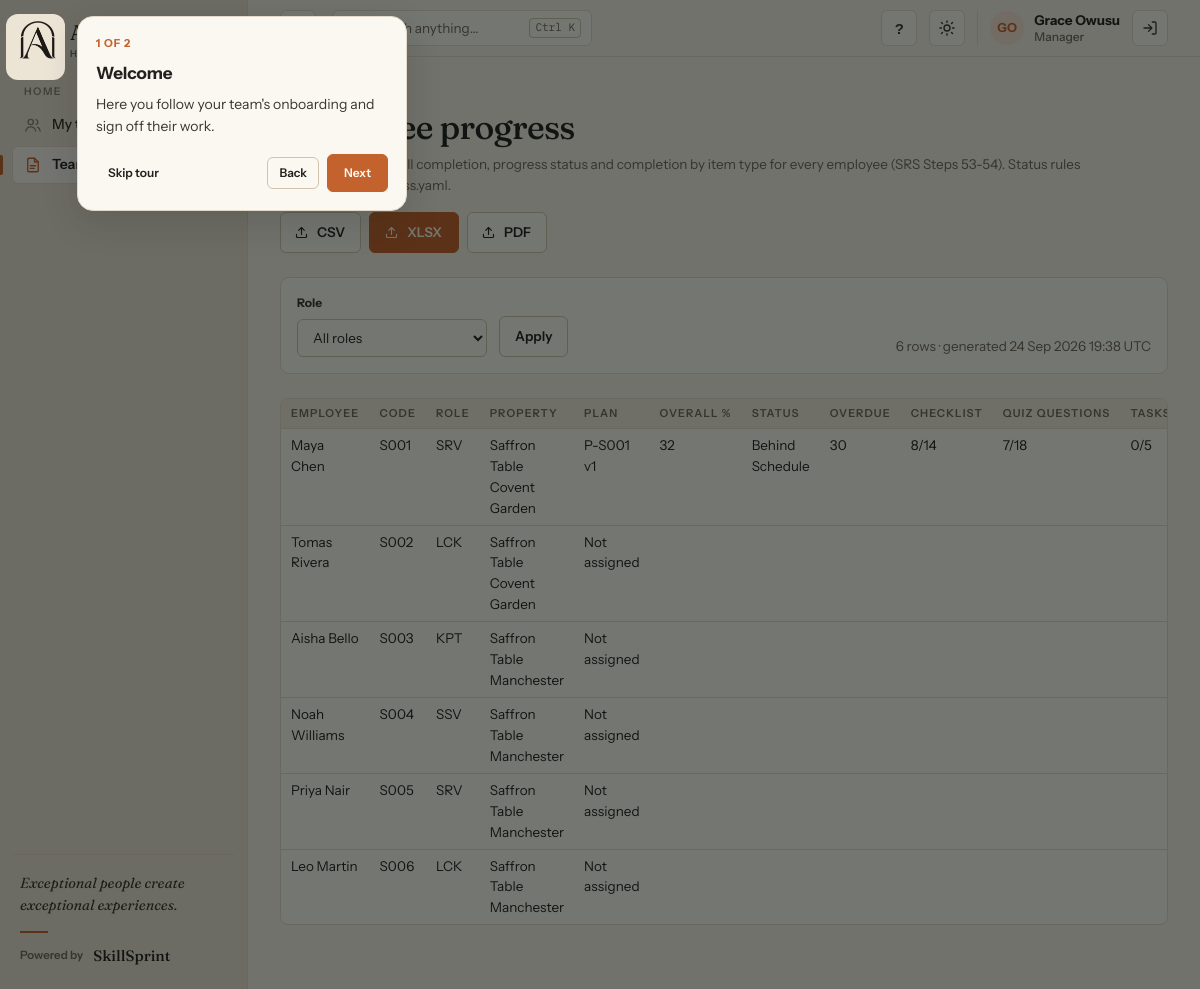
The app's page /reports/progress (signed in) with its own data.
### database/models.py (models this page shows)
class User(db.Model):
    __tablename__ = "users"
    __table_args__ = (CheckConstraint(_in("app_role", APP_ROLES), name="ck_users_app_role"),)
    id: Mapped[int] = mapped_column(primary_key=True)
    organization_id: Mapped[int] = mapped_column(ForeignKey("organizations.id"))
    email: Mapped[str] = mapped_column(String(254), unique=True)
    name: Mapped[str] = mapped_column(String(200))
    password_hash: Mapped[str] = mapped_column(String(100))
    app_role: Mapped[str] = mapped_column(String(20))
    employee_code: Mapped[str | None] = mapped_column(String(20), index=True)
    active: Mapped[bool] = mapped_column(Boolean, default=True)
    failed_logins: Mapped[int] = mapped_column(Integer, default=0)
    locked_until: Mapped[datetime | None] = mapped_column(DateTime)
    last_login_at: Mapped[datetime | None] = mapped_column(DateTime)
    created_at: Mapped[datetime] = mapped_column(DateTime, default=utcnow)

class Employee(db.Model):
    __tablename__ = "employees"
    __table_args__ = (CheckConstraint(_in("experience_level", ("Beginner", "Intermediate", "Advanced")),
                                      name="ck_employees_experience_level"),)
    id: Mapped[int] = mapped_column(primary_key=True)
    organization_id: Mapped[int] = mapped_column(ForeignKey("organizations.id"))
    employee_code: Mapped[str] = mapped_column(String(20), unique=True)
    name: Mapped[str] = mapped_column(String(200))
    job_role_id: Mapped[int] = mapped_column(ForeignKey("job_roles.id"), index=True)
    property_id: Mapped[int] = mapped_column(ForeignKey("properties.id"), index=True)
    department: Mapped[str] = mapped_column(String(120))
    experience_level: Mapped[str] = mapped_column(String(20))
    experience_years: Mapped[int] = mapped_column(Integer, default=0)
    previous_experience: Mapped[str | None] = mapped_column(String(300))
    joining_date: Mapped[date] = mapped_column(Date)
    reporting_manager_code: Mapped[str | None] = mapped_column(String(20), index=True)
    certifications: Mapped[list] = mapped_column(JSONType, default=list)
    assignments: Mapped[list] = mapped_column(JSONType, default=list)
    shift_pattern: Mapped[str] = mapped_column(String(20), default="day")
    training_status: Mapped[str] = mapped_column(String(20), default="not_started")
    job_role: Mapped[JobRole] = relationship()
    property: Mapped[Property] = relationship()

class JobRole(db.Model):
    __tablename__ = "job_roles"
    __table_args__ = (UniqueConstraint("organization_id", "code"),
                      CheckConstraint(_in("status", ("active", "pending_mapping")), name="ck_job_roles_status"))
    id: Mapped[int] = mapped_column(primary_key=True)
    organization_id: Mapped[int] = mapped_column(ForeignKey("organizations.id"))
    code: Mapped[str] = mapped_column(String(10))
    name: Mapped[str] = mapped_column(String(120))
    department: Mapped[str] = mapped_column(String(120))
    aliases: Mapped[list] = mapped_column(JSONType, default=list)
    status: Mapped[str] = mapped_column(String(20), default="active")

class Property(db.Model):
    __tablename__ = "properties"
    __table_args__ = (UniqueConstraint("organization_id", "code"),)
    id: Mapped[int] = mapped_column(primary_key=True)
    organization_id: Mapped[int] = mapped_column(ForeignKey("organizations.id"))
    code: Mapped[str] = mapped_column(String(20))
    name: Mapped[str] = mapped_column(String(200))
    country: Mapped[str] = mapped_column(String(80))
    type: Mapped[str] = mapped_column(String(40))
    services: Mapped[dict] = mapped_column(JSONType, default=dict)

### src/reports_web/routes.py (the view)
@bp.route("/reports/<name>")
@login_required
def preview(name):
    names, ids = _scope()
    if name not in names:
        abort(404)
    table = reports.build(name, **_filters(ids))
    return render_template("reports/preview.html", t=table, rows=table.rows[:PREVIEW_ROWS], limit=PREVIEW_ROWS,
                           role=request.args.get("role", ""),
                           roles=db.session.scalars(select(JobRole).order_by(JobRole.code)).all())

### database/__init__.py (called while the page is built, shortened)
def utcnow():
    return datetime.now(timezone.utc).replace(tzinfo=None)

    def get_bind(self, mapper=None, clause=None, bind=None, **kwargs):
        if bind is None:
            from database import demo_db
        return super().get_bind(mapper=mapper, clause=clause, bind=bind, **kwargs)

### database/demo_db.py (called while the page is built)
def active():
    return has_request_context() and bool(g.get("demo_db"))

def cache_key():
    return "demo" if active() else "main"

### src/api/routes.py (called while the page is built)
def known_documents():
    from database import demo_db
    cache = current_app.extensions.setdefault("ref_docs_" + demo_db.cache_key(), {"at": 0, "ids": []})
    if time.time() - cache["at"] > 300:
        cache["ids"] = sorted(set(db.session.scalars(select(Document.doc_id))))
        cache["at"] = time.time()
    return cache["ids"]

### src/auth/models.py (called while the page is built)
def _identity(account):
    if isinstance(account, PlatformStaff):
        return LoginUser(account, "s:", "platform_admin")
    if isinstance(account, DemoAccount):
        return LoginUser(account, "d:", "demo")
    return LoginUser(account)

@login_manager.user_loader
def load_user(user_id):
    user_id = str(user_id or "")
    model = PlatformStaff if user_id.startswith("s:") else DemoAccount if user_id.startswith("d:") else User
    try:
        account = db.session.get(model, int(user_id.split(":")[-1]))
    except (TypeError, ValueError):
        return None
    if account is None:
        return None
    if isinstance(account, DemoAccount) and (not account.active or account.expires_at <= utcnow()):
        return None                                               # an ended demo signs out on its next page
    return _identity(account)

    @property
    def is_active(self):
        return self._active

### src/navigation.py (called while the page is built)
def items_for(role):
    from src.services import workspace
    shown = workspace.pages_for(role)
    if shown is None:
        return NAV.get(role, [])
    groups = [(g, [l for l in links if l[1] in shown]) for g, links in NAV.get(role, [])]
    present = {l[1] for _, links in groups for l in links}
    extra = {}
    for endpoint, label, icon, match, group in workspace.catalog():
        if endpoint in shown and endpoint not in present:
            extra.setdefault(group, []).append((label, endpoint, icon, match))
    for g, links in groups:
        if g in extra:
            links.extend(extra.pop(g))
    groups += list(extra.items())
    return [(g, links) for g, links in groups if links]

### src/rbac.py (called while the page is built)
def permissions_for(app_role):
    return load_config("permissions")["roles"].get(app_role, {}).get("permissions", [])

### templates/reports/preview.html (shortened to what this page needs)
{% extends "base.html" %}
{% from "_macros.html" import icon, empty %}
{% block content %}
<div class="pagehead">
  <div><p class="eyebrow"><a href="{{ url_for('reports.index') }}">Reports</a></p><h1>{{ t.title }}</h1>
    <p class="pagehead__meta">{{ t.description }}</p></div>
  <div class="pagehead__actions">{% for f in ['csv', 'xlsx', 'pdf'] %}<a class="btn {{ 'btn--primary' if f == 'xlsx' }}" href="{{ url_for('reports.export', name=t.name, fmt=f, role=role or None) }}">{{ icon('upload', 15) }}{{ f|upper }}</a>{% endfor %}</div>
</div>
<form class="filters" method="get">
  <div class="field"><label for="role">Role</label>
    <select id="role" name="role" data-autosubmit><option value="">All roles</option>
      {% for r in roles %}<option value="{{ r.code }}" {{ 'selected' if role == r.code }}>{{ r.code }} · {{ r.name }}</option>{% endfor %}</select></div>
  <button class="btn" type="submit">Apply</button>
  <p class="small muted" style="margin-left: auto">{{ t.rows|length }} rows · generated {{ t.generated_at.strftime('%d %b %Y %H:%M') }} UTC</p>
</form>
<section class="panel panel--flush">
  {% if rows %}
  <div class="tablewrap">
    <table class="table table--compact">
      <thead><tr>{% for c in t.columns %}<th>{{ c }}</th>{% endfor %}</tr></thead>
      <tbody>{% for r in rows %}<tr>{% for v in r %}<td class="small">{{ '' if v is none else v }}</td>{% endfor %}</tr>{% endfor %}</tbody>
    </table>
  </div>
  {% else %}{{ empty('No rows yet', 'This report fills in as plans are generated, validated and worked through.', 'list') }}{% endif %}
</section>
{% endblock %}

### templates/base.html (shortened to what this page needs)
{% from "_macros.html" import icon, initials %}
{% set terra = current_user.is_authenticated and current_user.app_role in ['admin', 'training_manager', 'reviewer', 'manager', 'employee', 'demo'] %}
{% set learner = current_user.is_authenticated and (current_user.app_role == 'employee' or learner_preview) %}
<!doctype html>
<html lang="en">
<head>
  <link rel="stylesheet" href="{{ url_for('static', filename='css/tokens.css') }}">
  <link rel="stylesheet" href="{{ url_for('static', filename='css/app.css') }}">
  {% if current_user.is_authenticated %}
  <link rel="stylesheet" href="{{ url_for('static', filename='css/portal.css') }}">
  <link rel="stylesheet" href="{{ url_for('static', filename='css/aurelle.css') }}">
  {% if terra %}<link rel="stylesheet" href="{{ url_for('static', filename='css/terra.css') }}">{% endif %}
  {% endif %}
</head>
<body class="{{ 'has-shell' if current_user.is_authenticated }}{{ ' is-learner' if learner }}{{ ' theme-terra' if terra }} {% block body_class %}{% endblock %}" data-ref-docs='{{ ref_documents()|tojson }}'>
{% if current_user.is_authenticated %}
{% macro navlink(endpoint_url, label, icon_name, active) -%}
  <a href="{{ endpoint_url }}" class="navlink {{ 'is-active' if active }}" {{ 'aria-current=page' if active }} data-tip="{{ label }}">{{ icon(icon_name) }}<span>{{ label }}</span></a>
{%- endmacro %}
{% set ep = request.endpoint or '' %}
<aside class="sidebar" id="sidebar" aria-label="Main navigation">
  <a class="brand" href="{{ url_for('main.home') }}" aria-label="{{ brand.name }} home">
    {% if terra %}<img class="brand__mark brand__mark--on-light" src="{{ url_for('static', filename=brand.logo) }}" alt="">
    {% else %}<img class="brand__mark" src="{{ url_for('static', filename=brand.logo_light or brand.logo) }}" alt="">{% endif %}
    <span class="brand__word"><b>{{ brand.name|upper }}</b><small>{{ brand.tagline|upper }}</small></span>
  </a>
  {% for group, links in nav_items(current_user.app_role) %}
  <nav class="navgroup">
    {% if group %}<p class="navgroup__label">{{ group }}</p>{% endif %}
    {% for label, endpoint, icon_name, match in links %}{{ navlink(url_for(endpoint), label, icon_name, nav_active(match, ep, request.blueprint)) }}{% endfor %}
  </nav>
  {% endfor %}
  <div class="sidebar__end">
    <p class="sidebar__quote">Exceptional people create exceptional experiences.</p>
    <p class="sidebar__foot">Powered by <b>SkillSprint</b></p>
  </div>
</aside>
<header class="topbar">
  <button type="button" class="iconbtn topbar__menu" data-nav-open data-nav-toggle aria-controls="sidebar" aria-expanded="false" aria-label="Show or hide the menu" title="Show or hide the menu">{{ icon('menu') }}</button>
  {% if terra %}
  <button type="button" class="cmdkbtn" data-cmdk-open aria-label="Search the workspace">{{ icon('search', 16) }}<span>Search anything…</span><kbd>Ctrl K</kbd></button>
  {% endif %}
  <div class="topbar__right">
    <button type="button" class="iconbtn helpbtn" data-tour-start aria-label="Take the tour of this workspace" data-tip="Take the tour">?</button>
    <button type="button" class="iconbtn themetoggle" data-theme-toggle aria-label="Switch to dark theme" title="Switch theme">
      <span class="themetoggle__sun">{{ icon('sun') }}</span><span class="themetoggle__moon">{{ icon('moon') }}</span>
    </button>
    <div class="who">
      <span class="avatar" aria-hidden="true">{{ initials(current_user.name) }}</span>
      <span class="who__text">{{ current_user.name }}<small>{{ role_label(current_user.app_role) }}</small></span>
    </div>
    <form method="post" action="{{ url_for('auth.logout') }}">
      <button type="submit" class="iconbtn" aria-label="Sign out" title="Sign out">{{ icon('logout') }}</button>
    </form>
  </div>
</header>
{% endif %}
<main id="main" class="page {% block page_class %}{% endblock %}" {{ 'data-autoref' if current_user.is_authenticated }}>
  {% block content %}{% endblock %}
</main>
</body>
</html>

### templates/_macros.html (shortened to what this page needs)
{% macro icon(name, size=18) -%}
  <svg class="icon" width="{{ size }}" height="{{ size }}" viewBox="0 0 24 24" fill="none" stroke="currentColor" stroke-width="1.8" stroke-linecap="round" stroke-linejoin="round" aria-hidden="true">{{ paths.get(name, '') | safe }}</svg>
{%- endmacro %}
{% macro initials(name) -%}{{ (name.split()[0][0] ~ (name.split()[-1][0] if name.split()|length > 1 else '')) | upper }}{%- endmacro %}

### static/css/tokens.css (style rules this page uses)
:root { --bg: #FFFFFF; --canvas: #F7F9F8; --surface: #FFFFFF; --surface-sunk: #F2F5F4; --surface-hover: #F5F8F7; --ink: #101714; --ink-soft: #2B3531; --muted: #5F6B65; --faint: #8B968F; --line: #E4E9E6; --line-strong: #CFD7D3; --side: #F5F7F6; --side-ink: #2B3531; --side-muted: #7A857F; --side-active: #FFFFFF; --primary: #047857; --primary-hover: #065F46; --primary-soft: #E3F4EC; --on-primary: #FFFFFF; --ok: #047857; --ok-bg: #DDF3E8; --warn: #B45309; --warn-bg: #FDF0DA; --bad: #C0392B; --bad-bg: #FBE4E1; --info: #2F5BB7; --info-bg: #E4EBF9; --neutral-bg: #EEF1EF; --font-body: "Manrope", system-ui, -apple-system, "Segoe UI", sans-serif; --font-mono: "JetBrains Mono", ui-monospace, "Cascadia Mono", Consolas, monospace; --text-2xs: 11px; --text-xs: 12px; --text-sm: 13.5px; --text-base: 15px; --text-md: 16px; --text-lg: 19px; --text-xl: 26px; --text-2xl: 32px; --leading: 1.55; --space-1: 4px; --space-2: 8px; --space-3: 12px; --space-4: 16px; --space-5: 24px; --space-6: 32px; --space-7: 48px; --space-8: 64px; --radius-sm: 8px; --radius-md: 10px; --radius-lg: 14px; --radius-pill: 999px; --shadow-sm: 0 1px 2px rgba(16, 23, 20, 0.05); --shadow-md: 0 1px 2px rgba(16, 23, 20, 0.04), 0 6px 18px rgba(16, 23, 20, 0.06); --shadow-pop: 0 12px 32px rgba(16, 23, 20, 0.14); --focus-ring: 0 0 0 2px var(--surface), 0 0 0 4px color-mix(in srgb, var(--primary) 70%, transparent); --ease: cubic-bezier(0.2, 0.7, 0.2, 1); --fast: 140ms; --sidebar-w: 248px; --content-max: 1280px; --reading-max: 70ch; color-scheme: light; }

### static/css/portal.css (style rules this page uses)
:root { --gold-grad: linear-gradient(135deg, #F1D57A, var(--accent) 55%, #B8911F); --navy-deep: #0B1529; --ease-out: cubic-bezier(0.16, 1, 0.3, 1); }
.brand__mark { border-radius: 10px; box-shadow: 0 6px 16px -8px rgba(11, 21, 41, 0.6); }
.navlink { position: relative; }
.navlink.is-active::before { content: ""; position: absolute; left: -12px; top: 8px; bottom: 8px; width: 3px; border-radius: 0 3px 3px 0; background: var(--gold-grad); }
.navlink.is-active .icon { color: var(--accent); }
.sidebar__foot { display: flex; align-items: center; gap: 8px; font-size: 11.5px; font-weight: 700; opacity: 0.75; }
.kpi, .panel, .flow__step { position: relative; }

### records on screen
User: name "GO", name "Grace Owusu", app_role "Manager"
Employee: name "Maya Chen", employee_code "S001"
JobRole: code "SRV"
Property: name "Saffron Table Covent Garden"
Employee: name "Tomas Rivera", employee_code "S002"
JobRole: code "LCK"
Employee: name "Aisha Bello", employee_code "S003"
JobRole: code "KPT"
Property: name "Saffron Table Manchester"
Employee: name "Noah Williams", employee_code "S004"
JobRole: code "SSV"
Employee: name "Priya Nair", employee_code "S005"
Employee: name "Leo Martin", employee_code "S006"

### other values on screen
{{ group }} "HOME"
{{ label }} "My…" "Team…"
{{ t.title }} "Employee progress"
{{ f|upper }} "CSV" "XLSX" "PDF"
{{ t.rows|length }} "6"
{{ t.generated_at.strftime('%d %b %Y %H:%M') }} "24 Sep 2026 19:38"
{{ c }} "EMPLOYEE" "CODE" "ROLE" "PROPERTY" "PLAN" "OVERALL %" "STATUS" "OVERDUE" "CHECKLIST" "QUIZ QUESTIONS"
{{ '' if v is none else v }} "P-S001 v1" "32" "Behind Schedule" "30" "8/14" "7/18" "0/5" "Not assigned" "Not assigned" "Not assigned" "Not assigned" "Not assigned"
